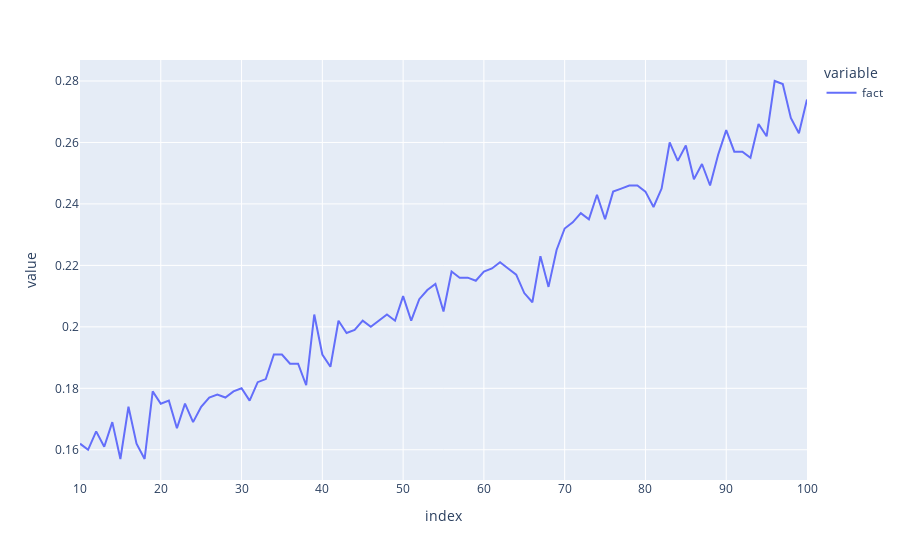

This figure's notebook cell:
### Code cell
fig = pl.line({"fact" : scenario["n_en"][10:]})
fig.show()

### Figure 1 — Plotly figure (JSON) as saved in the notebook; plotly's stock layout.template omitted (floating-point values rounded to 4 significant figures)
{"data": [{"hovertemplate": "variable=fact<br>index=%{x}<br>value=%{y}<extra></extra>", "legendgroup": "fact", "line": {"color": "#636efa", "dash": "solid"}, "marker": {"symbol": "circle"}, "mode": "lines", "name": "fact", "orientation": "v", "showlegend": true, "type": "scatter", "x": [10, 11, 12, 13, 14, 15, 16, 17, 18, 19, 20, 21, 22, 23, 24, 25, 26, 27, 28, 29, 30, 31, 32, 33, 34, 35, 36, 37, 38, 39, 40, 41, 42, 43, 44, 45, 46, 47, 48, 49, 50, 51, 52, 53, 54, 55, 56, 57, 58, 59, 60, 61, 62, 63, 64, 65, 66, 67, 68, 69, 70, 71, 72, 73, 74, 75, 76, 77, 78, 79, 80, 81, 82, 83, 84, 85, 86, 87, 88, 89, 90, 91, 92, 93, 94, 95, 96, 97, 98, 99, 100], "xaxis": "x", "y": [0.162, 0.16, 0.166, 0.161, 0.169, 0.157, 0.174, 0.162, 0.157, 0.179, 0.175, 0.176, 0.167, 0.175, 0.169, 0.174, 0.177, 0.178, 0.177, 0.179, 0.18, 0.176, 0.182, 0.183, 0.191, 0.191, 0.188, 0.188, 0.181, 0.204, 0.191, 0.187, 0.202, 0.198, 0.199, 0.202, 0.2, 0.202, 0.204, 0.202, 0.21, 0.202, 0.209, 0.212, 0.214, 0.205, 0.218, 0.216, 0.216, 0.215, 0.218, 0.219, 0.221, 0.219, 0.217, 0.211, 0.208, 0.223, 0.213, 0.225, 0.232, 0.234, 0.237, 0.235, 0.243, 0.235, 0.244, 0.245, 0.246, 0.246, 0.244, 0.239, 0.245, 0.26, 0.254, 0.259, 0.248, 0.253, 0.246, 0.256, 0.264, 0.257, 0.257, 0.255, 0.266, 0.262, 0.28, 0.279, 0.268, 0.263, 0.274], "yaxis": "y"}], "layout": {"legend": {"title": {"text": "variable"}, "tracegroupgap": 0}, "margin": {"t": 60}, "xaxis": {"anchor": "y", "domain": [0, 1], "title": {"text": "index"}}, "yaxis": {"anchor": "x", "domain": [0, 1], "title": {"text": "value"}}}}
